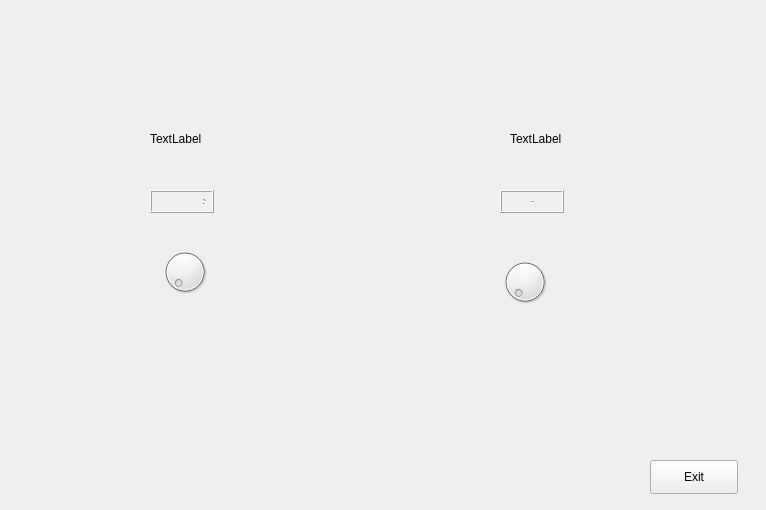
<?xml version="1.0" encoding="UTF-8"?>
<ui version="4.0">
 <class>Form</class>
 <widget class="QWidget" name="Form">
  <property name="geometry">
   <rect>
    <x>0</x>
    <y>0</y>
    <width>766</width>
    <height>510</height>
   </rect>
  </property>
  <property name="windowTitle">
   <string>Form</string>
  </property>
  <widget class="QLabel" name="label">
   <property name="geometry">
    <rect>
     <x>150</x>
     <y>130</y>
     <width>58</width>
     <height>18</height>
    </rect>
   </property>
   <property name="text">
    <string>TextLabel</string>
   </property>
  </widget>
  <widget class="QLabel" name="label_2">
   <property name="geometry">
    <rect>
     <x>510</x>
     <y>130</y>
     <width>58</width>
     <height>18</height>
    </rect>
   </property>
   <property name="text">
    <string>TextLabel</string>
   </property>
  </widget>
  <widget class="QLCDNumber" name="lcdNumber">
   <property name="geometry">
    <rect>
     <x>150</x>
     <y>190</y>
     <width>64</width>
     <height>23</height>
    </rect>
   </property>
   <property name="digitCount">
    <number>23</number>
   </property>
  </widget>
  <widget class="QLCDNumber" name="lcdNumber_2">
   <property name="geometry">
    <rect>
     <x>500</x>
     <y>190</y>
     <width>64</width>
     <height>23</height>
    </rect>
   </property>
   <property name="digitCount">
    <number>59</number>
   </property>
  </widget>
  <widget class="QPushButton" name="pushButton">
   <property name="geometry">
    <rect>
     <x>650</x>
     <y>460</y>
     <width>88</width>
     <height>34</height>
    </rect>
   </property>
   <property name="text">
    <string>Exit</string>
   </property>
  </widget>
  <widget class="QDial" name="dial">
   <property name="geometry">
    <rect>
     <x>160</x>
     <y>240</y>
     <width>50</width>
     <height>64</height>
    </rect>
   </property>
   <property name="maximum">
    <number>23</number>
   </property>
  </widget>
  <widget class="QDial" name="dial_2">
   <property name="geometry">
    <rect>
     <x>500</x>
     <y>250</y>
     <width>50</width>
     <height>64</height>
    </rect>
   </property>
   <property name="maximum">
    <number>59</number>
   </property>
  </widget>
 </widget>
 <resources/>
 <connections>
  <connection>
   <sender>pushButton</sender>
   <signal>clicked()</signal>
   <receiver>Form</receiver>
   <slot>close()</slot>
   <hints>
    <hint type="sourcelabel">
     <x>673</x>
     <y>476</y>
    </hint>
    <hint type="destinationlabel">
     <x>467</x>
     <y>452</y>
    </hint>
   </hints>
  </connection>
 </connections>
</ui>
